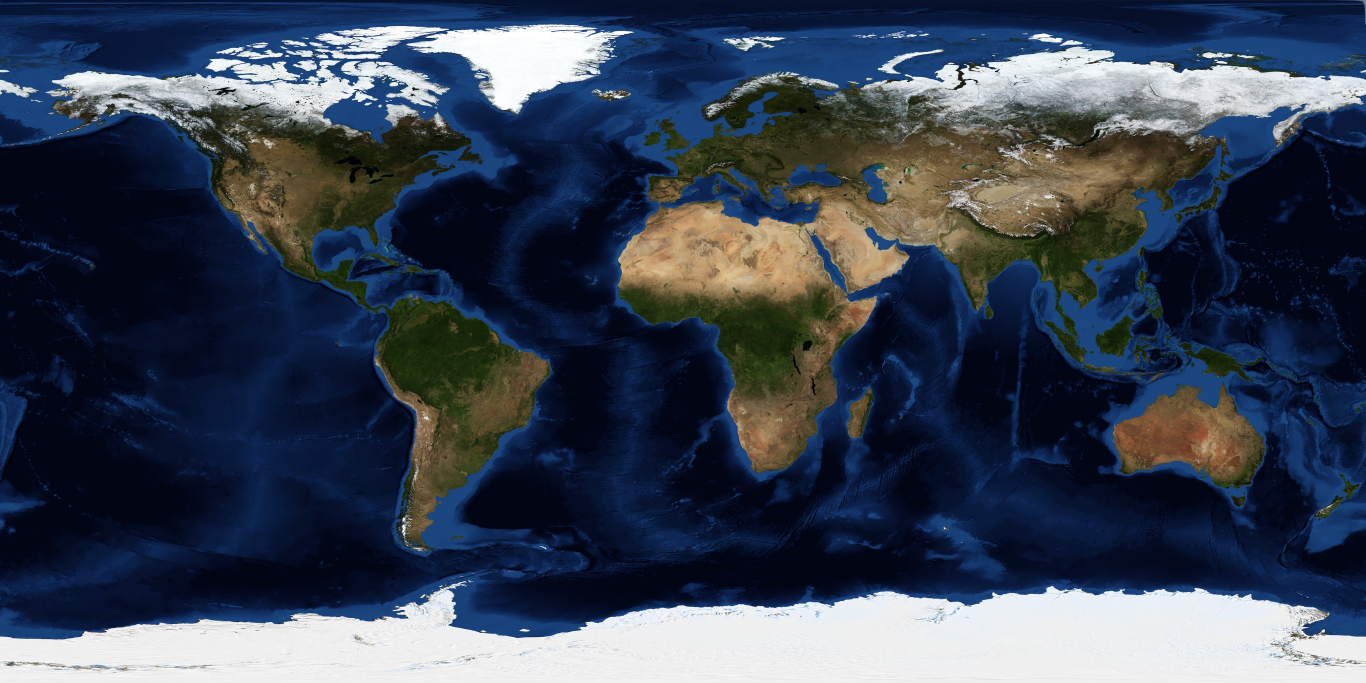
#> input picture the-long-dawn/shots/globe/data/nasa/earth-blue-marble.jpg, 4096 x 2048 px, given in place of land_mask_8k.png, which was not available (shown at 1/3 size)
$ python -i fires.py   (imports and definitions only)   (older library calls are emulated)
#> lines starting #> are read from the running program, lines starting #| are printed output that depends on the picture; after the words box and inside, x2 and y2 are one past the last pixel; in counts of white or black regions, pixels touching at a corner belong together; pictures that were not available may be replaced by others from this repository, and a replacement may not be noted
"""THE WORLD ANSWERS v3: flames that hop summit to summit.

The answering world is drawn as FIRES, not as a graph. Beacon sites sit where people have always
lit signal fires: on the crests of mountain ranges, on coasts and along the great rivers, with a few
lonely fires in between (deserts, steppe, islands). The fire spreads from the first beacon in the
Himalaya as lines along those chains. Nothing flies: every link is a watcher who sees the fire on
the next height and lights his own, so the unit of the spread is a fire catching. Each fire passes
the flame to one next site; its other neighbours answer it only after the line has moved on (no
fork at a tip); a sea crossing is a pause. Each fire is a small standing flame of uneven size that
flares as it catches and settles as the line moves on.

The sites and every random draw ship in data/fires_net_v8_<seed>.npz (v2's net); the v3 hop
schedule derived from them ships in data/fires_hops_v8_<seed>_h<HOPS>.npz.

Deterministic and stateless per frame: `FireNet.draw(img, cam, t)` renders the fires as they are
at global frame t. All times are global frames.
"""
import heapq
import json
import math
import os

import cv2
import numpy as np
from scipy.spatial import cKDTree

import globe as G
import places
from rivers import RIVERS

R_KM = G.R_KM
HERE = os.path.dirname(os.path.abspath(__file__))
ROOT = os.path.abspath(os.path.join(HERE, '..', '..'))
CACHE = os.path.join(ROOT, 'renders', 'globe', 'cache')
EQ_W, EQ_H = 2048, 1024

KIND_NAMES = ('origin', 'ridge', 'coast', 'river', 'lone', 'island')
K_ORIGIN, K_RIDGE, K_COAST, K_RIVER, K_LONE, K_ISLAND = range(6)
F_HOP, F_SEA, F_LEAP, F_THROW = 0, 1, 2, 3      # flight kinds (THROW: the first beacon's long throws)


# [4 lines left out: function ll2v, not called in this run]


def v2ll(P):
    P = np.asarray(P, np.float64)
    return np.degrees(np.arcsin(np.clip(P[..., 2], -1, 1))), np.degrees(np.arctan2(P[..., 1], P[..., 0]))


def gc_km(a, b):
    return np.arccos(np.clip(np.sum(a * b, -1), -1, 1)) * R_KM


def smoothstep(x, a, b):
    t = np.clip((np.asarray(x, np.float64) - a) / (b - a), 0.0, 1.0)
    return t * t * (3 - 2 * t)


def eq_xy(lat, lon, W=EQ_W, H=EQ_H):
    return (np.asarray(lon) + 180.0) / 360.0 * W - 0.5, (90.0 - np.asarray(lat)) / 180.0 * H - 0.5


# [25 lines left out: functions sample_eq, value_noise_sphere, not called in this run]


# ------------------------------------------------------------ geography ---

def geo_fields():
    """Equirect 2048x1024 fields (cached): land (0..1), elev (relative proxy), ridge (crest
    strength), thin (1 on range crest lines, non-maximum suppressed)."""
    path = os.path.join(CACHE, 'fires_geo_v1.npz')
    if os.path.exists(path):
        d = np.load(path)
        return {k: d[k] for k in d.files}
    W, H = EQ_W, EQ_H
    mask8 = cv2.imread(os.path.join(CACHE, 'land_mask_8k.png'), cv2.IMREAD_GRAYSCALE)
#> mask8: shape (2048, 4096); min 0, max 255, mean 66.8
    land = cv2.resize(mask8, (W, H), interpolation=cv2.INTER_AREA).astype(np.float32) / 255.0
    # elevation proxy: Frankot-Chellappa integration of the relief normal map (the MAP
    # department's method, geo.py), referenced to sea level
    nm = cv2.imread(os.path.join(ROOT, 'assets', 'textures', 'earth_normal_2048.jpg')).astype(np.float32)[..., ::-1]
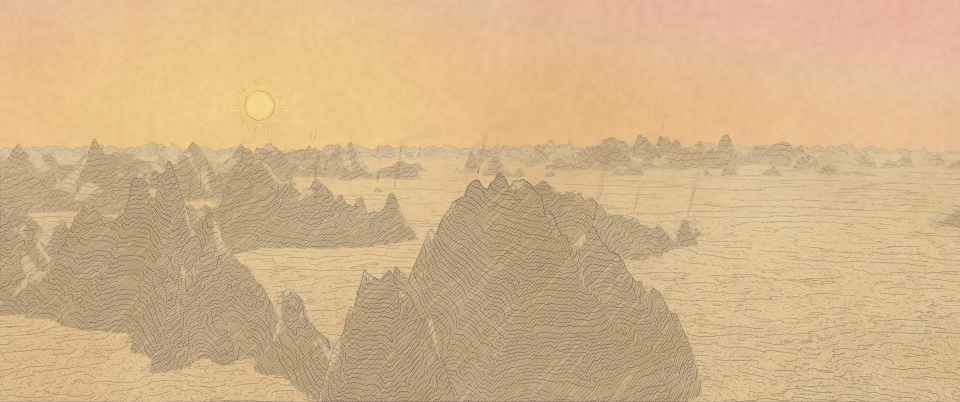
#> input picture the-long-dawn/shots/map/assets/c24_plate.jpg, 1920 x 804 px, given in place of earth_normal_2048.jpg, which was not available (shown at 1/2 size)
    nm = nm / 255.0 * 2 - 1
    nm = cv2.resize(nm, (W, H), interpolation=cv2.INTER_AREA)
#> nm: shape (1024, 2048, 3) float32
    nz = np.maximum(nm[..., 2], 0.2)
    p = -nm[..., 0] / nz
    q = -nm[..., 1] / nz
    Pp = np.concatenate([p, p[::-1]], 0)
    Qq = np.concatenate([q, -q[::-1]], 0)
    wy = np.fft.fftfreq(2 * H)[:, None] * 2 * np.pi
    wx = np.fft.fftfreq(W)[None, :] * 2 * np.pi
    den = wx ** 2 + wy ** 2
    den[0, 0] = 1
    Z = (-1j * wx * np.fft.fft2(Pp) - 1j * wy * np.fft.fft2(Qq)) / den
    Z[0, 0] = 0
    z = np.real(np.fft.ifft2(Z))[:H].astype(np.float32)
    sea = cv2.erode((land < 0.5).astype(np.uint8), np.ones((5, 5), np.uint8)).astype(np.float32)
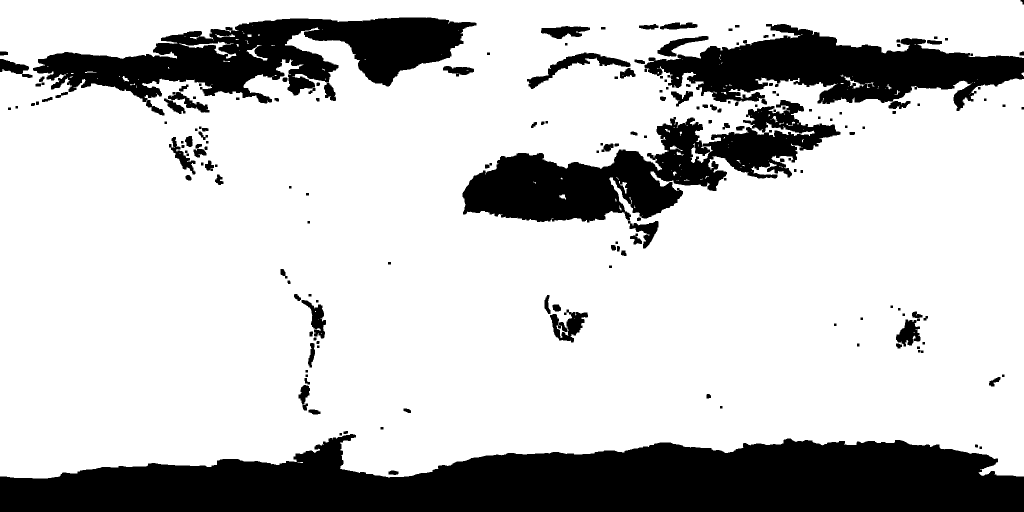
#> sea: shape (1024, 2048) float32 (shown at 1/2 size); values 0 (black) and 1 (white), 77.7% white; 183 black regions, largest, box (x1, y1, x2, y2) and area: (0, 868, 2048, 1024) 223754, (66, 35, 953, 231) 75038, (925, 200, 1681, 445) 73512
    num = cv2.GaussianBlur(z * sea, (0, 0), 40, borderType=cv2.BORDER_REFLECT)
    dd = cv2.GaussianBlur(sea, (0, 0), 40, borderType=cv2.BORDER_REFLECT)
    elev = ((z - num / np.maximum(dd, 1e-3)) * land).astype(np.float32)
    # crest strength: Hessian ridge measure at two scales (px of this grid; 1 px ~ 19.5 km)
    ridge = np.zeros((H, W), np.float32)
    nx = np.zeros((H, W), np.float32)
    ny = np.zeros((H, W), np.float32)
    for sig, wgt in ((3.0, 1.0), (5.5, 0.9)):
        Es = cv2.GaussianBlur(elev, (0, 0), sig, borderType=cv2.BORDER_WRAP if False else cv2.BORDER_REFLECT)
        dxx = cv2.Sobel(Es, cv2.CV_32F, 2, 0, ksize=5) / 16.0
        dyy = cv2.Sobel(Es, cv2.CV_32F, 0, 2, ksize=5) / 16.0
        dxy = cv2.Sobel(Es, cv2.CV_32F, 1, 1, ksize=5) / 16.0
        tr = dxx + dyy
        disc = np.sqrt(np.maximum(tr * tr / 4 - (dxx * dyy - dxy * dxy), 0))
        l1 = tr / 2 - disc                      # most negative curvature (across the crest)
        r = np.maximum(-l1, 0) * sig * sig * wgt
        # eigenvector of l1 (across-ridge direction)
        ex = dxy
        ey = l1 - dxx
        bad = np.abs(ex) + np.abs(ey) < 1e-9
        ex = np.where(bad, l1 - dyy, ex)
        ey = np.where(bad, dxy, ey)
        nl = np.sqrt(ex * ex + ey * ey) + 1e-12
        better = r > ridge
        ridge = np.where(better, r, ridge)
        nx = np.where(better, ex / nl, nx)
        ny = np.where(better, ey / nl, ny)
#> this loop made 2 passes
#> pass 1, in geo_fields, `dyy = cv2.Sobel(Es, cv2.CV_32F, 0, 2, ksize=5) / 16.0`:
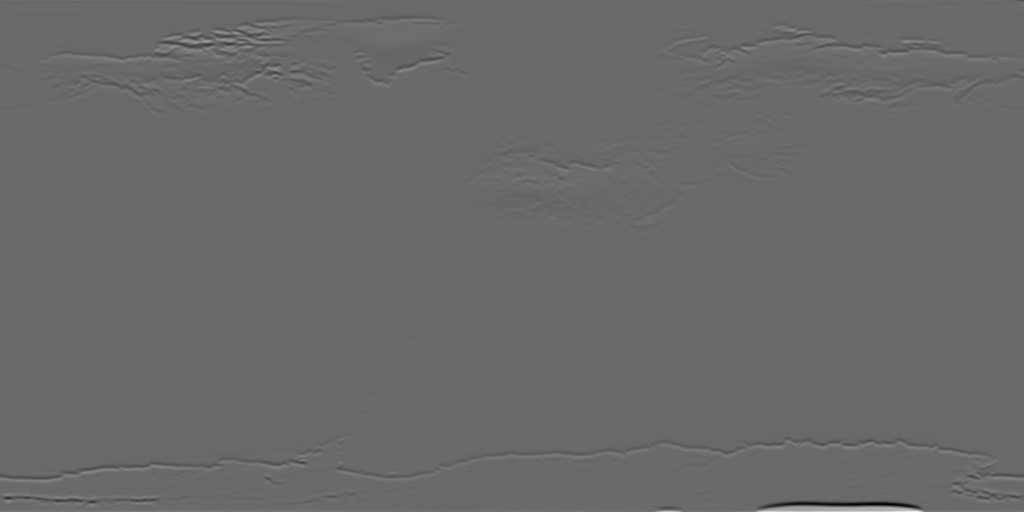
#> dyy: shape (1024, 2048) float32 (shown at 1/2 size); min -19.98, max 28.03, mean 0; drawn with min black and max white
#> after the loop: bad: shape (1024, 2048) bool; 0.15% white in thin lines or dots
#> after the loop:
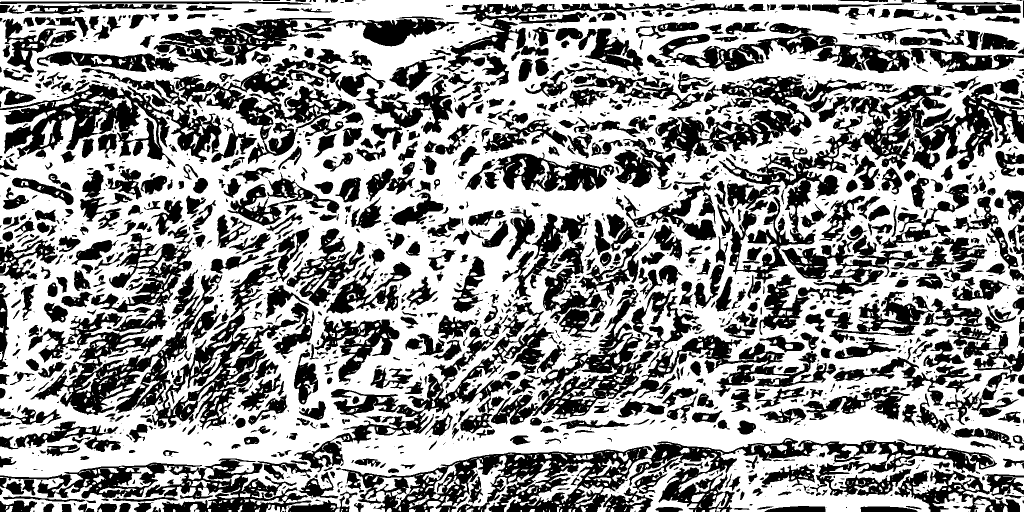
#> better: shape (1024, 2048) bool (shown at 1/2 size); 58.4% white; 1719 black regions (696 under 20 px), largest, box (x1, y1, x2, y2) and area: (56, 466, 624, 860) 61823, (672, 876, 1994, 1024) 61331, (1438, 168, 2048, 466) 37753
#> after the loop:
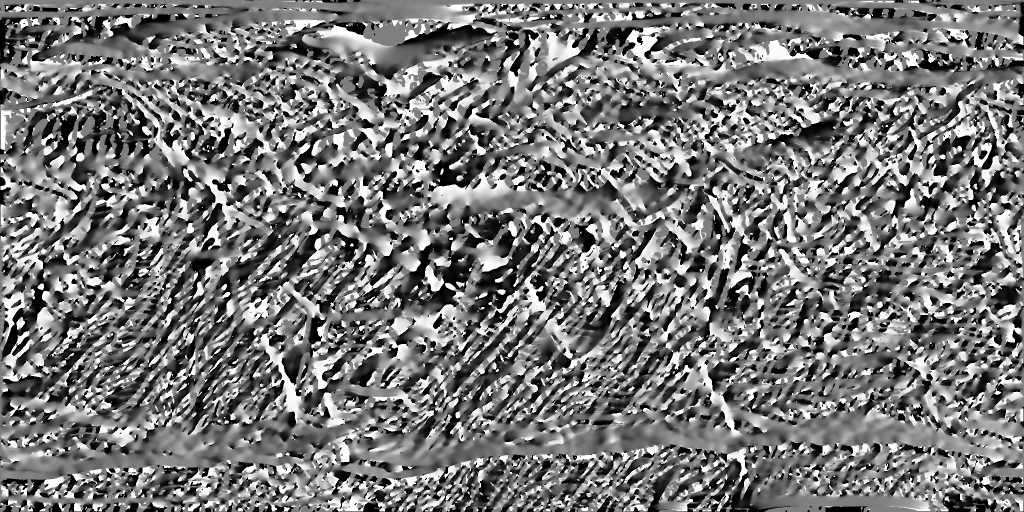
#> nx: shape (1024, 2048) float32 (shown at 1/2 size); min -1, max 1, mean -0.0581; drawn with min black and max white
#> after the loop:
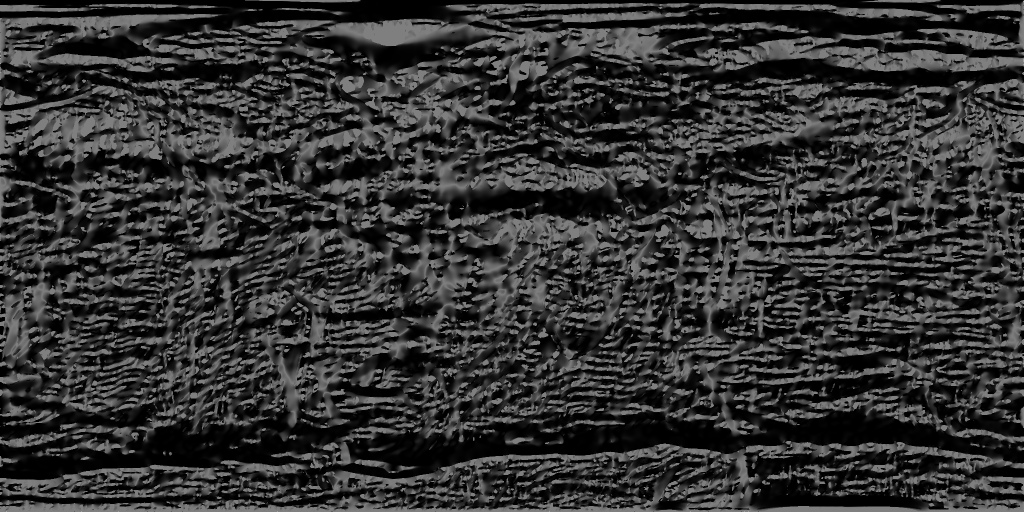
#> ny: shape (1024, 2048) float32 (shown at 1/2 size); min -1, max 1, mean -0.593; drawn with min black and max white
#> after the loop:
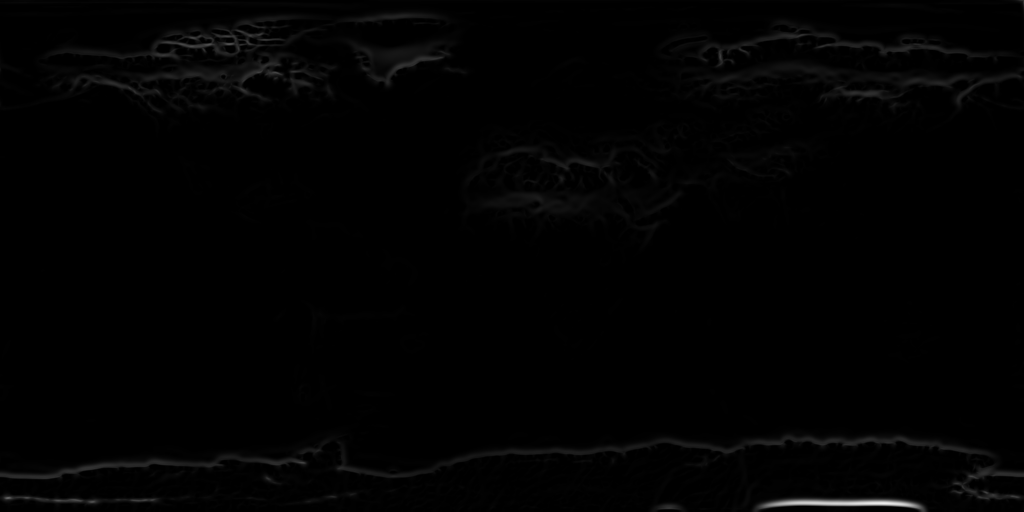
#> ridge: shape (1024, 2048) float32 (shown at 1/2 size); min 0, max 238.2, mean 2.3
    ridge *= (land > 0.5)
    # non-maximum suppression across the crest -> thin crest lines
    yy, xx = np.mgrid[0:H, 0:W].astype(np.float32)
    a = cv2.remap(ridge, xx + nx, yy + ny, cv2.INTER_LINEAR, borderMode=cv2.BORDER_WRAP)
    b = cv2.remap(ridge, xx - nx, yy - ny, cv2.INTER_LINEAR, borderMode=cv2.BORDER_WRAP)
    thin = ((ridge >= a) & (ridge >= b) & (ridge > 0)).astype(np.float32) * ridge
    np.savez_compressed(path, land=land, elev=elev, ridge=ridge, thin=thin)
    return geo_fields()


# [34 lines left out: functions _hysteresis, crest_pixels, not called in this run]


def _greenland(lat, lon):
    return (lat > 59.5) & (lon > -74) & (lon < -10) & ~((lon > -26) & (lat < 67))


# [41 lines left out: functions coast_lines, _densify, river_lines, not called in this run]


# ------------------------------------------------------------- the net ---

class _SphereGrid:
    """Incremental neighbour queries on the unit sphere (3-D hash grid)."""

    # [4 lines left out: function __init__, not called in this run]

    def _key(self, p):
        return (int(math.floor(p[0] / self.c)), int(math.floor(p[1] / self.c)), int(math.floor(p[2] / self.c)))

    # [18 lines left out: functions near, add, not called in this run]


class FireNet:
    """Beacon sites, their chain graph, the spread from the first beacon, and the drawing."""

    VERSION = 8          # the sites, the chain graph and every random draw (fires_net_v8_<seed>.npz)
    HOPS = 1             # the flame-hop schedule derived from them (fires_hops_v8_<seed>_h1.npz)

    # the pace of the spread: cost units (km-like) per frame, a + b (f - t0)^c -- slow and heavy
    # while the first chains run along the Himalaya, then faster and faster as the world watches
    PACE = (15.0, 0.0046, 2.25)
    # the first beacon's answers (the old "throws" beat): west and east along the crest, then the Ganges
    FIRST = ((19, 1766.0), (6, 1771.0), (646, 1777.0))
    BRANCH = (6.0, 14.0)     # frames after a chain has moved on before a lit fire's other neighbours answer
    GAPS = 0.3               # share of crest sites left dark (clustered), beyond the first beacon's own hills
    SCATTER_KM = 22.0        # crest fires stand on summits and passes either side of the crest line

    # [323 lines left out: functions __init__, ship, ship_hops, _build, _spread, _clock, not called in this run]

    def frame_of(self, s):
        return np.interp(s, self._cs, self._cf)

    def s_of(self, f):
        return np.interp(f, self._cf, self._cs)

    # [451 lines left out: functions _schedule, _spread_hops, summary, _prep_draw, _px, _spot and 4 more, not called in this run]


_SRGB = {}


# [5 lines left out: function srgb, not called in this run]

>>> result = geo_fields()
